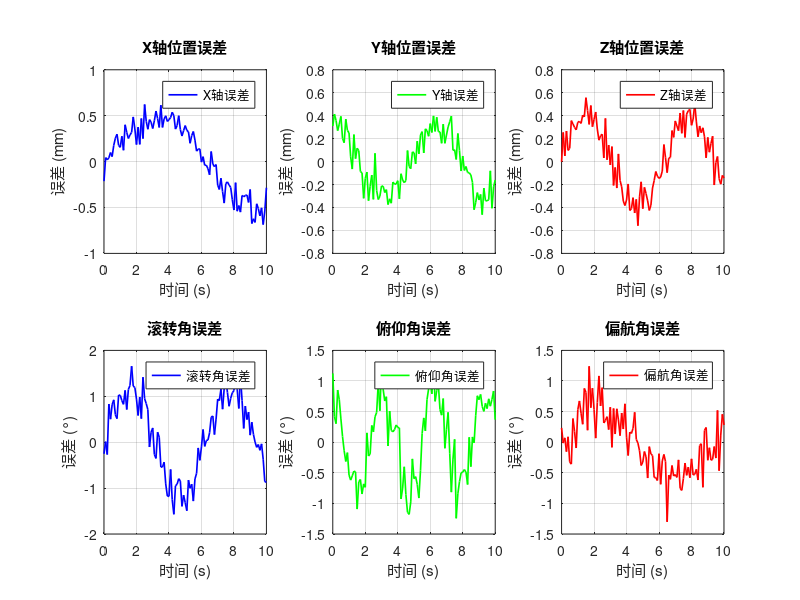

Reproduce this figure in MATLAB. (Note: this script raises an error after producing the figure.)
% 示例数据（假设时间范围为 0~10s，采样点数 100）
t = 0:0.1:10; % 时间向量

% 笛卡尔坐标误差（单位：mm）
x_error = 0.5*sin(t/2) + 0.1*randn(size(t)); % X轴误差
y_error = 0.3*cos(t) + 0.1*randn(size(t));    % Y轴误差
z_error = 0.4*sin(t) + 0.1*randn(size(t));     % Z轴误差

% 欧拉角误差（单位：rad）
roll_error = 0.02*sin(t) + 0.005*randn(size(t)); % 滚转角误差
pitch_error = 0.015*cos(2*t) + 0.005*randn(size(t)); % 俯仰角误差
yaw_error = 0.01*sin(t/1.5) + 0.005*randn(size(t));  % 偏航角误差

% 创建2行3列子图
figure('Units','normalized','Position',[0.1 0.1 0.8 0.8]);
set(gcf,'Color','w'); % 白色背景

% 第一行：笛卡尔坐标误差
subplot(2,3,1);
plot(t, x_error, 'b', 'LineWidth',1.2);
title('X轴位置误差');
xlabel('时间 (s)');
ylabel('误差 (mm)');
grid on;
legend('X轴误差');

subplot(2,3,2);
plot(t, y_error, 'g', 'LineWidth',1.2);
title('Y轴位置误差');
xlabel('时间 (s)');
ylabel('误差 (mm)');
grid on;
legend('Y轴误差');

subplot(2,3,3);
plot(t, z_error, 'r', 'LineWidth',1.2);
title('Z轴位置误差');
xlabel('时间 (s)');
ylabel('误差 (mm)');
grid on;
legend('Z轴误差');

% 第二行：欧拉角误差
subplot(2,3,4);
plot(t, roll_error*rad2deg(1), 'b', 'LineWidth',1.2); % 转换为角度显示
title('滚转角误差');
xlabel('时间 (s)');
ylabel('误差 (°)');
grid on;
legend('滚转角误差');

subplot(2,3,5);
plot(t, pitch_error*rad2deg(1), 'g', 'LineWidth',1.2);
title('俯仰角误差');
xlabel('时间 (s)');
ylabel('误差 (°)');
grid on;
legend('俯仰角误差');

subplot(2,3,6);
plot(t, yaw_error*rad2deg(1), 'r', 'LineWidth',1.2);
title('偏航角误差');
xlabel('时间 (s)');
ylabel('误差 (°)');
grid on;
legend('偏航角误差');

% 调整子图间距
sgtitle('末端轨迹误差分析', 'FontSize',14);